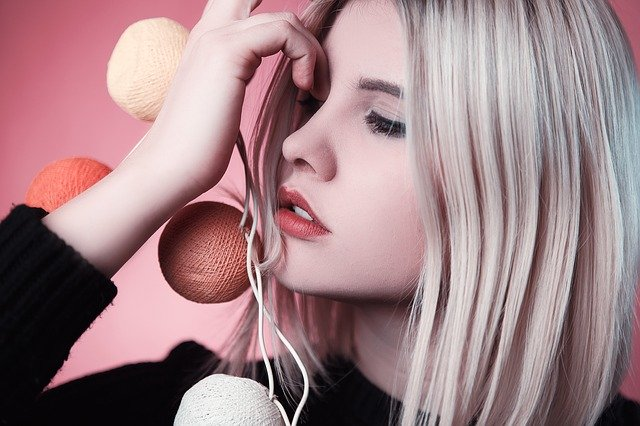
#> input picture Python-code-snippets-201-300/model2.jpg, 640 x 426 px
$ python 234-smoothing-and-blurring-images.py
#> lines starting #> are read from the running program, lines starting #| are printed output that depends on the picture
"""Code snippets vol-47-snippet-234
   Smoothing and blurring images.

Download all snippets so far:
https://wp.me/Pa5TU8-1yg

Blog: stevepython.wordpress.com

requirements:An image called model2.jpg
pip install opencv-python

origin:
https://gist.github.com/pknowledge/f414947872baa9b94bf5d290797fbb2d

image:
https://pixabay.com/photos/girl-model-pink-fashion-portrait-2189247/
"""
import cv2
import numpy as np
from matplotlib import pyplot as plt

img = cv2.imread('model2.jpg')
#> img is the input picture: shape (426, 640, 3); mean B, G, R 135.3, 131.2, 161.3
img = cv2.cvtColor(img, cv2.COLOR_BGR2RGB)

kernel = np.ones((5, 5), np.float32)/25
dst = cv2.filter2D(img, -1, kernel)
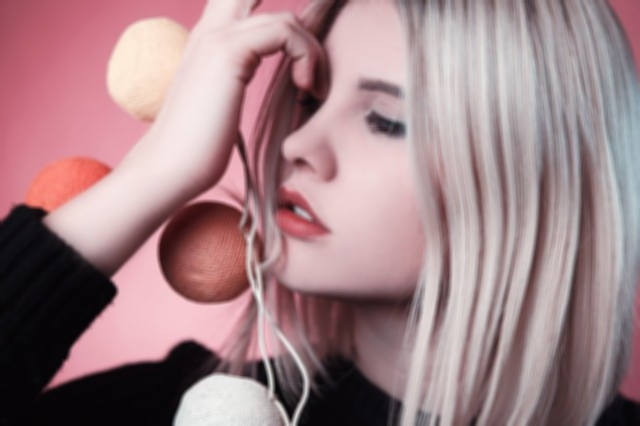
#> dst: shape (426, 640, 3); mean R, G, B 161.3, 131.2, 135.3
blur = cv2.blur(img, (5, 5))
gblur = cv2.GaussianBlur(img, (5, 5), 0)
median = cv2.medianBlur(img, 5)
bilateralFilter = cv2.bilateralFilter(img, 9, 75, 75)

titles = ['image', '2D Convolution', 'blur', 'GaussianBlur', 'median', 'bilateralFilter']
images = [img, dst, blur, gblur, median, bilateralFilter]

for i in range(6):
    plt.subplot(2, 3, i+1), plt.imshow(images[i], 'gray')
    plt.title(titles[i])
    plt.xticks([]), plt.yticks([])

plt.show()

$ run again, with Python-code-snippets-201-300/crowd.jpg copied over Python-code-snippets-201-300/model2.jpg
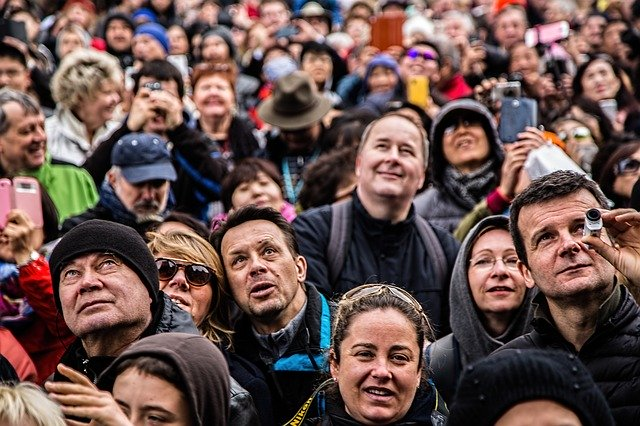
#> input picture Python-code-snippets-201-300/crowd.jpg, 640 x 426 px
#> img is the input picture: shape (426, 640, 3); mean B, G, R 77.9, 82.1, 105.9
#> `dst = cv2.filter2D(img, -1, kernel)`:
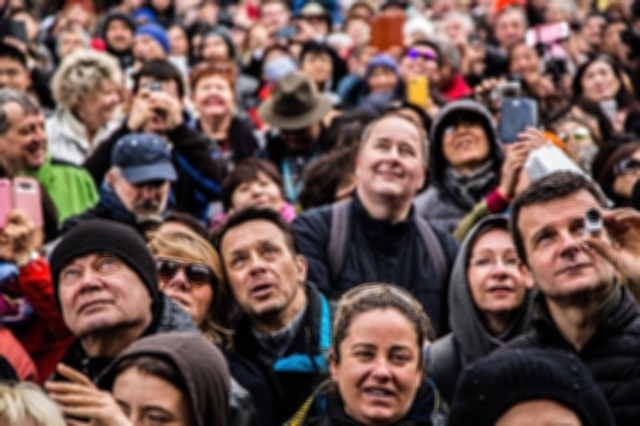
#> dst: shape (426, 640, 3); mean R, G, B 105.9, 82.1, 77.9

$ run again, with Python-code-snippets-201-300/model.jpg copied over Python-code-snippets-201-300/model2.jpg
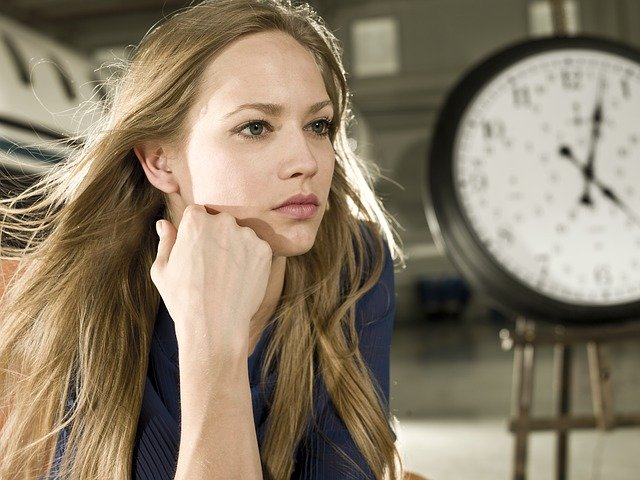
#> input picture Python-code-snippets-201-300/model.jpg, 640 x 480 px
#> img is the input picture: shape (480, 640, 3); mean B, G, R 103.8, 124.6, 138.2
#> `dst = cv2.filter2D(img, -1, kernel)`:
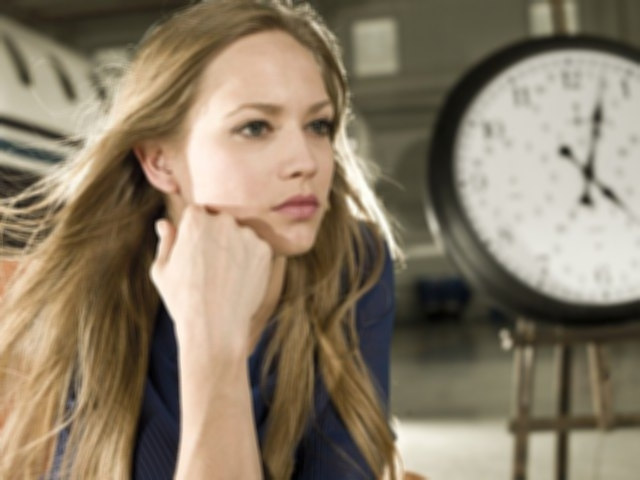
#> dst: shape (480, 640, 3); mean R, G, B 138.2, 124.6, 103.8

$ run again, with Python-code-snippets-201-300/redheads.jpg copied over Python-code-snippets-201-300/model2.jpg
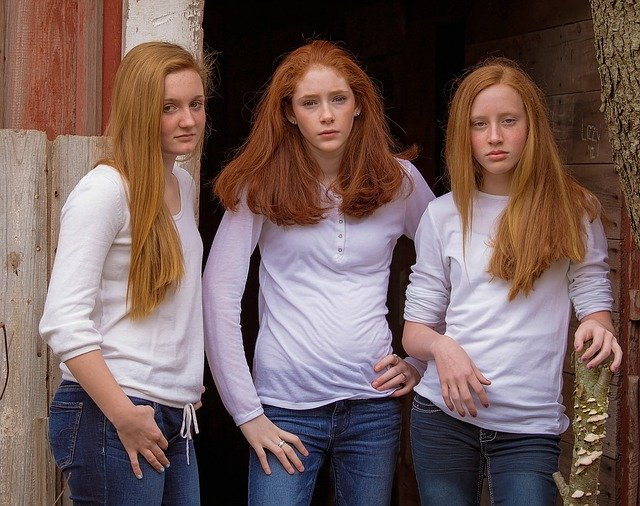
#> input picture Python-code-snippets-201-300/redheads.jpg, 640 x 506 px
#> img is the input picture: shape (506, 640, 3); mean B, G, R 90.8, 93.5, 115.2
#> `dst = cv2.filter2D(img, -1, kernel)`:
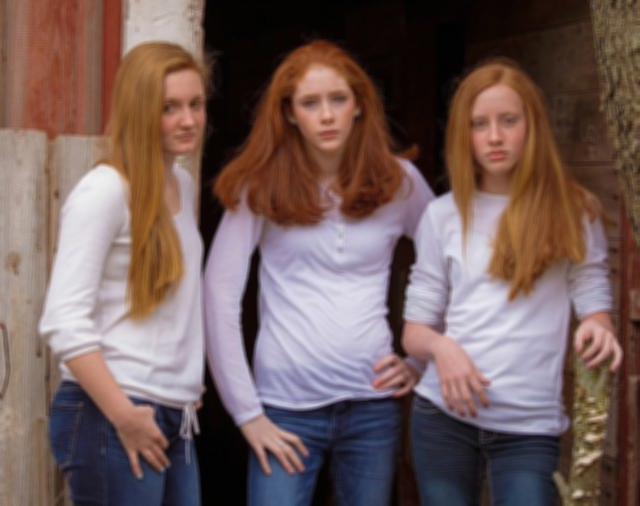
#> dst: shape (506, 640, 3); mean R, G, B 115.2, 93.5, 90.8
